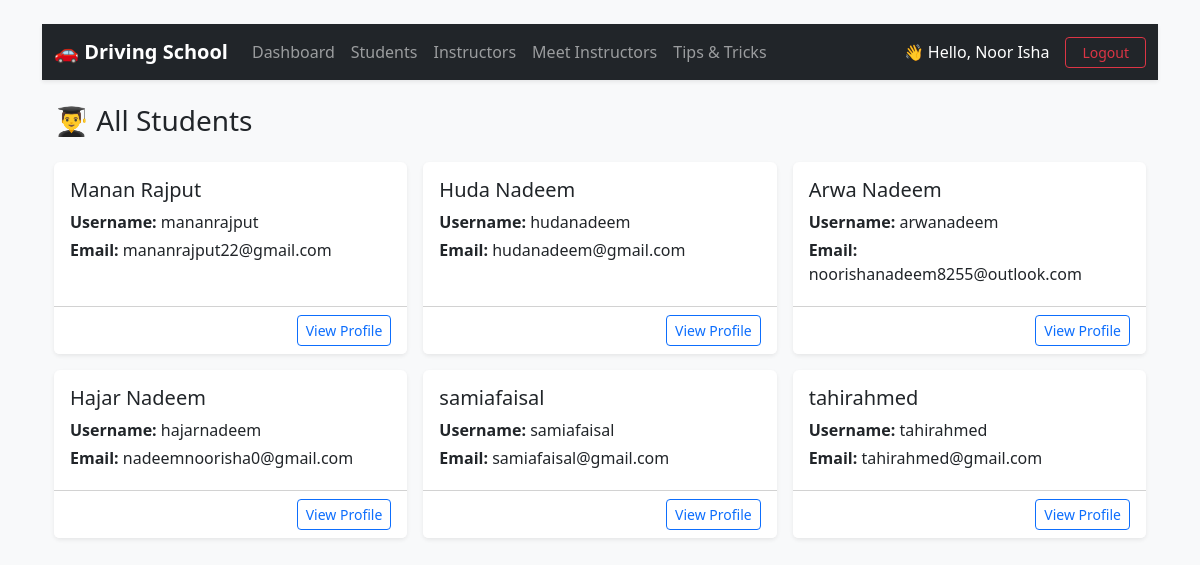
The app's page /dashboard/admin/students/ (signed in) with its own data.
### accounts/models.py (models this page shows, shortened)
class CustomUser(AbstractUser):
    ROLE_CHOICES = [
        ('student', 'Student'),
        ('instructor', 'Instructor'),
        ('admin', 'Admin'),
    ]
    role = models.CharField(max_length=20, choices=ROLE_CHOICES)
    phone_number = models.CharField(max_length=20, blank=True, null=True)
    profile_picture = models.ImageField(upload_to="instructors/", blank=True, null=True)
    def get_full_name(self):
        return f"{self.first_name} {self.last_name}".strip()

### dashboard/views.py (the view)
# urls.py: path('admin/students/', views.view_all_students, name='view_all_students'),
@staff_member_required
def view_all_students(request):
    students = User.objects.filter(role='student')
    return render(request, 'dashboard/view_all_students.html', {'students': students})

### templates/dashboard/view_all_students.html
{% extends "base.html" %}
{% block content %}
{% include 'dashboard/navbar.html' %}
<div class="container mt-4">
    <div class="d-flex justify-content-between align-items-center mb-4">
        <h3 class="mb-0">👨‍🎓 All Students</h3>
    </div>
    <div class="row g-3">
        {% for student in students %}
        <div class="col-md-4">
            <div class="card shadow-sm border-0 h-100">
                <div class="card-body">
                    <h5 class="card-title">{{ student.get_full_name|default:student.username }}</h5>
                    <p class="card-text mb-1"><strong>Username:</strong> {{ student.username }}</p>
                    <p class="card-text mb-1"><strong>Email:</strong> {{ student.email }}</p>
                </div>
                <div class="card-footer bg-white text-end">
                    <a href="{% url 'student_profile' student.id %}"
                       class="btn btn-sm btn-outline-primary">
                        View Profile
                    </a>
                </div>
            </div>
        </div>
        {% empty %}
        <div class="col-12">
            <div class="alert alert-info text-center">
                No students found.
            </div>
        </div>
        {% endfor %}
    </div>
</div>
{% endblock %}

### templates/dashboard/navbar.html (shortened to what this page needs)
<nav class="navbar navbar-expand-lg navbar-dark bg-dark shadow-sm">
  <div class="container-fluid">
    <a class="navbar-brand fw-bold" href="#">
      🚗 Driving School
    </a>
    <div class="collapse navbar-collapse" id="navbarNav">
      <ul class="navbar-nav me-auto">
        {% if user.is_authenticated %}
          {% if user.role == 'student' %}
            <li class="nav-item"><a class="nav-link" href="{% url 'student_dashboard' %}">Dashboard</a></li>
            <li class="nav-item"><a class="nav-link" href="{% url 'book_lesson' %}">Book Lesson</a></li>
            <li class="nav-item"><a class="nav-link" href="{% url 'calendar_view' %}">My Calendar</a></li>
            <li class="nav-item"><a class="nav-link" href="{% url 'student_profile' %}">My Profile</a></li>
            <li class="nav-item"><a class="nav-link" href="{% url 'meet_instructors' %}">Meet Instructors</a></li>
            <li class="nav-item"><a class="nav-link" href="{% url 'list_tips' %}">Tips & Tricks</a></li>
            <li class="nav-item"><a class="nav-link" href="{% url 'student_reviews' %}">My Reviews</a></li>
          {% elif user.is_staff %}
            <li class="nav-item"><a class="nav-link" href="{% url 'admin_dashboard' %}">Dashboard</a></li>
            <li class="nav-item"><a class="nav-link" href="{% url 'view_all_students' %}">Students</a></li>
            <li class="nav-item"><a class="nav-link" href="{% url 'view_all_instructors' %}">Instructors</a></li>
            <li class="nav-item"><a class="nav-link" href="{% url 'meet_instructors' %}">Meet Instructors</a></li>
            <li class="nav-item"><a class="nav-link" href="{% url 'list_tips' %}">Tips & Tricks</a></li>
          {% endif %}
        {% endif %}
      </ul>
      <br>
      <ul class="navbar-nav ms-auto align-items-center">
        {% if user.is_authenticated %}
          <li class="nav-item">
            <span class="navbar-text text-white me-3">
              👋 Hello, {{ user.first_name }}
            </span>
          </li>
          <li class="nav-item">
            <a class="btn btn-sm btn-outline-danger px-3" href="{% url 'logout' %}">
              Logout
            </a>
          </li>
        {% else %}
          <li class="nav-item"><a class="btn btn-sm btn-outline-light px-3" href="{% url 'login' %}">Login</a></li>
        {% endif %}
      </ul>
    </div>
  </div>
</nav>

### records on screen
CustomUser: first_name "Noor Isha"
CustomUser: get_full_name "Manan Rajput", username "mananrajput", email "mananrajput22@gmail.com"
CustomUser: get_full_name "Huda Nadeem", username "hudanadeem", email "hudanadeem@gmail.com"
CustomUser: get_full_name "Arwa Nadeem", username "arwanadeem", email "noorishanadeem8255@outlook.com"
CustomUser: get_full_name "Hajar Nadeem", username "hajarnadeem", email "nadeemnoorisha0@gmail.com"
CustomUser: get_full_name "samiafaisal", username "samiafaisal", email "samiafaisal@gmail.com"
CustomUser: get_full_name "tahirahmed", username "tahirahmed", email "tahirahmed@gmail.com"
